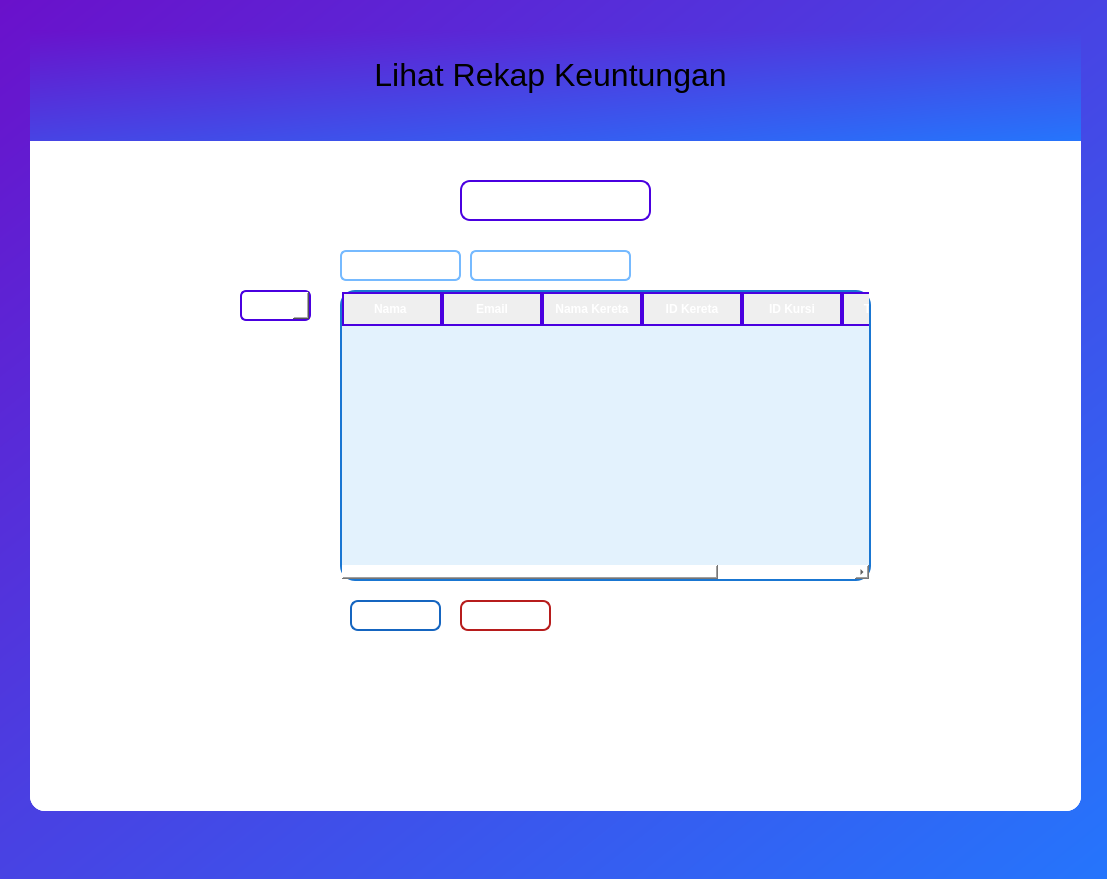
<?xml version="1.0" encoding="UTF-8"?>
<ui version="4.0">
 <class>detail_RekapKeuntungan</class>
 <widget class="QMainWindow" name="detail_RekapKeuntungan">
  <property name="geometry">
   <rect>
    <x>0</x>
    <y>0</y>
    <width>1107</width>
    <height>879</height>
   </rect>
  </property>
  <property name="windowTitle">
   <string>Dashboard SAKAPEUNG</string>
  </property>
  <property name="styleSheet">
   <string notr="true">background: qlineargradient(x1:0, y1:0, x2:1, y2:1, stop:0 #6a11cb, stop:1 #2575fc);
</string>
  </property>
  <widget class="QWidget" name="centralwidget">
   <widget class="QFrame" name="frame_utama">
    <property name="geometry">
     <rect>
      <x>30</x>
      <y>30</y>
      <width>1051</width>
      <height>781</height>
     </rect>
    </property>
    <property name="styleSheet">
     <string notr="true">background-color: rgba(255, 255, 255, 180); /* Transparansi */
border-radius: 15px; /* Membuat sudut melengkung */</string>
    </property>
    <property name="frameShape">
     <enum>QFrame::StyledPanel</enum>
    </property>
    <property name="frameShadow">
     <enum>QFrame::Raised</enum>
    </property>
    <widget class="QStackedWidget" name="stackedWidget">
     <property name="geometry">
      <rect>
       <x>0</x>
       <y>0</y>
       <width>1051</width>
       <height>781</height>
      </rect>
     </property>
     <property name="styleSheet">
      <string notr="true">background : white;</string>
     </property>
     <property name="frameShape">
      <enum>QFrame::Box</enum>
     </property>
     <property name="frameShadow">
      <enum>QFrame::Plain</enum>
     </property>
     <property name="currentIndex">
      <number>2</number>
     </property>
     <widget class="QWidget" name="admin">
      <widget class="QTextEdit" name="home_admin">
       <property name="geometry">
        <rect>
         <x>10</x>
         <y>120</y>
         <width>791</width>
         <height>651</height>
        </rect>
       </property>
       <property name="html">
        <string>&lt;!DOCTYPE HTML PUBLIC &quot;-//W3C//DTD HTML 4.0//EN&quot; &quot;http://www.w3.org/TR/REC-html40/strict.dtd&quot;&gt;
&lt;html&gt;&lt;head&gt;&lt;meta name=&quot;qrichtext&quot; content=&quot;1&quot; /&gt;&lt;style type=&quot;text/css&quot;&gt;
p, li { white-space: pre-wrap; }
&lt;/style&gt;&lt;/head&gt;&lt;body style=&quot; font-family:'MS Shell Dlg 2'; font-size:8pt; font-weight:400; font-style:normal;&quot;&gt;
&lt;p style=&quot; margin-top:0px; margin-bottom:0px; margin-left:0px; margin-right:0px; -qt-block-indent:0; text-indent:0px;&quot;&gt;&lt;span style=&quot; font-size:7.8pt;&quot;&gt;Ini adalah dashbiard admin&lt;/span&gt;&lt;/p&gt;&lt;/body&gt;&lt;/html&gt;</string>
       </property>
      </widget>
      <widget class="QTextBrowser" name="home_title_admin">
       <property name="geometry">
        <rect>
         <x>0</x>
         <y>0</y>
         <width>811</width>
         <height>111</height>
        </rect>
       </property>
       <property name="styleSheet">
        <string notr="true">background: qlineargradient(x1:0, y1:0, x2:1, y2:1, stop:0 #6a11cb, stop:1 #2575fc);
border-radius: 0px; 
</string>
       </property>
       <property name="html">
        <string>&lt;!DOCTYPE HTML PUBLIC &quot;-//W3C//DTD HTML 4.0//EN&quot; &quot;http://www.w3.org/TR/REC-html40/strict.dtd&quot;&gt;
&lt;html&gt;&lt;head&gt;&lt;meta name=&quot;qrichtext&quot; content=&quot;1&quot; /&gt;&lt;style type=&quot;text/css&quot;&gt;
p, li { white-space: pre-wrap; }
&lt;/style&gt;&lt;/head&gt;&lt;body style=&quot; font-family:'MS Shell Dlg 2'; font-size:8pt; font-weight:400; font-style:normal;&quot;&gt;
&lt;p align=&quot;center&quot; style=&quot;-qt-paragraph-type:empty; margin-top:0px; margin-bottom:0px; margin-left:0px; margin-right:0px; -qt-block-indent:0; text-indent:0px; font-size:7.8pt;&quot;&gt;&lt;br /&gt;&lt;/p&gt;
&lt;p align=&quot;center&quot; style=&quot; margin-top:0px; margin-bottom:0px; margin-left:0px; margin-right:0px; -qt-block-indent:0; text-indent:0px;&quot;&gt;&lt;span style=&quot; font-size:6pt;&quot;&gt; &lt;/span&gt;&lt;/p&gt;
&lt;p align=&quot;center&quot; style=&quot; margin-top:0px; margin-bottom:0px; margin-left:0px; margin-right:0px; -qt-block-indent:0; text-indent:0px;&quot;&gt;&lt;span style=&quot; font-size:24pt;&quot;&gt;Dashboard Admin&lt;/span&gt;&lt;/p&gt;&lt;/body&gt;&lt;/html&gt;</string>
       </property>
      </widget>
     </widget>
     <widget class="QWidget" name="edit_jadwal_kereta">
      <widget class="QTextBrowser" name="edit_jadwal_kereta_title_admin">
       <property name="geometry">
        <rect>
         <x>0</x>
         <y>0</y>
         <width>811</width>
         <height>111</height>
        </rect>
       </property>
       <property name="styleSheet">
        <string notr="true">background: qlineargradient(x1:0, y1:0, x2:1, y2:1, stop:0 #6a11cb, stop:1 #2575fc);
border-radius: 0px; 
</string>
       </property>
       <property name="html">
        <string>&lt;!DOCTYPE HTML PUBLIC &quot;-//W3C//DTD HTML 4.0//EN&quot; &quot;http://www.w3.org/TR/REC-html40/strict.dtd&quot;&gt;
&lt;html&gt;&lt;head&gt;&lt;meta name=&quot;qrichtext&quot; content=&quot;1&quot; /&gt;&lt;style type=&quot;text/css&quot;&gt;
p, li { white-space: pre-wrap; }
&lt;/style&gt;&lt;/head&gt;&lt;body style=&quot; font-family:'MS Shell Dlg 2'; font-size:8pt; font-weight:400; font-style:normal;&quot;&gt;
&lt;p align=&quot;center&quot; style=&quot;-qt-paragraph-type:empty; margin-top:0px; margin-bottom:0px; margin-left:0px; margin-right:0px; -qt-block-indent:0; text-indent:0px; font-size:7.8pt;&quot;&gt;&lt;br /&gt;&lt;/p&gt;
&lt;p align=&quot;center&quot; style=&quot; margin-top:0px; margin-bottom:0px; margin-left:0px; margin-right:0px; -qt-block-indent:0; text-indent:0px;&quot;&gt;&lt;span style=&quot; font-size:6pt;&quot;&gt; &lt;/span&gt;&lt;/p&gt;
&lt;p align=&quot;center&quot; style=&quot; margin-top:0px; margin-bottom:0px; margin-left:0px; margin-right:0px; -qt-block-indent:0; text-indent:0px;&quot;&gt;&lt;span style=&quot; font-size:24pt;&quot;&gt;Edit Jadwal Kereta&lt;/span&gt;&lt;/p&gt;&lt;/body&gt;&lt;/html&gt;</string>
       </property>
      </widget>
      <widget class="QTextEdit" name="edit_jadwal_kereta_admin">
       <property name="geometry">
        <rect>
         <x>10</x>
         <y>120</y>
         <width>791</width>
         <height>651</height>
        </rect>
       </property>
       <property name="html">
        <string>&lt;!DOCTYPE HTML PUBLIC &quot;-//W3C//DTD HTML 4.0//EN&quot; &quot;http://www.w3.org/TR/REC-html40/strict.dtd&quot;&gt;
&lt;html&gt;&lt;head&gt;&lt;meta name=&quot;qrichtext&quot; content=&quot;1&quot; /&gt;&lt;style type=&quot;text/css&quot;&gt;
p, li { white-space: pre-wrap; }
&lt;/style&gt;&lt;/head&gt;&lt;body style=&quot; font-family:'MS Shell Dlg 2'; font-size:8pt; font-weight:400; font-style:normal;&quot;&gt;
&lt;p style=&quot; margin-top:0px; margin-bottom:0px; margin-left:0px; margin-right:0px; -qt-block-indent:0; text-indent:0px;&quot;&gt;&lt;span style=&quot; font-size:7.8pt;&quot;&gt;Ini adalah menu edit jadwal kereta&lt;/span&gt;&lt;/p&gt;&lt;/body&gt;&lt;/html&gt;</string>
       </property>
      </widget>
     </widget>
     <widget class="QWidget" name="lihat_rekap_keuntungan">
      <widget class="QTextBrowser" name="lihat_rekap_keuntungan_title_admin">
       <property name="geometry">
        <rect>
         <x>-10</x>
         <y>0</y>
         <width>1061</width>
         <height>111</height>
        </rect>
       </property>
       <property name="styleSheet">
        <string notr="true">background: qlineargradient(x1:0, y1:0, x2:1, y2:1, stop:0 #6a11cb, stop:1 #2575fc);
border-radius: 0px;
</string>
       </property>
       <property name="html">
        <string>&lt;!DOCTYPE HTML PUBLIC &quot;-//W3C//DTD HTML 4.0//EN&quot; &quot;http://www.w3.org/TR/REC-html40/strict.dtd&quot;&gt;
&lt;html&gt;&lt;head&gt;&lt;meta name=&quot;qrichtext&quot; content=&quot;1&quot; /&gt;&lt;style type=&quot;text/css&quot;&gt;
p, li { white-space: pre-wrap; }
&lt;/style&gt;&lt;/head&gt;&lt;body style=&quot; font-family:'MS Shell Dlg 2'; font-size:8pt; font-weight:400; font-style:normal;&quot;&gt;
&lt;p align=&quot;center&quot; style=&quot;-qt-paragraph-type:empty; margin-top:0px; margin-bottom:0px; margin-left:0px; margin-right:0px; -qt-block-indent:0; text-indent:0px; font-size:7.8pt;&quot;&gt;&lt;br /&gt;&lt;/p&gt;
&lt;p align=&quot;center&quot; style=&quot; margin-top:0px; margin-bottom:0px; margin-left:0px; margin-right:0px; -qt-block-indent:0; text-indent:0px;&quot;&gt;&lt;span style=&quot; font-size:6pt;&quot;&gt; &lt;/span&gt;&lt;/p&gt;
&lt;p align=&quot;center&quot; style=&quot; margin-top:0px; margin-bottom:0px; margin-left:0px; margin-right:0px; -qt-block-indent:0; text-indent:0px;&quot;&gt;&lt;span style=&quot; font-size:24pt;&quot;&gt;Lihat Rekap Keuntungan&lt;/span&gt;&lt;/p&gt;&lt;/body&gt;&lt;/html&gt;</string>
       </property>
      </widget>
      <widget class="QComboBox" name="combo_filter_rekap">
       <property name="geometry">
        <rect>
         <x>210</x>
         <y>260</y>
         <width>71</width>
         <height>31</height>
        </rect>
       </property>
       <property name="styleSheet">
        <string notr="true">#combo_filter_rekap {
    font-size: 10px;
    font-weight: bold;
    color: #ffffff;
    background: qlineargradient(spread:pad, x1:0, y1:0, x2:1, y2:1, 
                                stop:0 #6a11cb, stop:1 #2575fc);
    padding: 5px;
    border-radius: 6px;
    border: 2px solid #4a00e0;
    selection-background-color: #4a00e0;
}

/* Dropdown list */
QComboBox QAbstractItemView {
    background-color: #6a11cb;
    color: white;
    selection-background-color: #2575fc;
    border: 1px solid #4a00e0;
    padding: 5px;
}

/* Saat hover */
#combo_filter_rekap:hover {
    background: qlineargradient(spread:pad, x1:0, y1:0, x2:1, y2:1, 
                                stop:0 #4a00e0, stop:1 #6a11cb);
}

/* Saat ditekan */
#combo_filter_rekap:on {
    background: #4a00e0;
    color: #ffffff;
}
</string>
       </property>
       <item>
        <property name="text">
         <string>Harian</string>
        </property>
       </item>
       <item>
        <property name="text">
         <string>Mingguan</string>
        </property>
       </item>
       <item>
        <property name="text">
         <string>Bulanan</string>
        </property>
       </item>
       <item>
        <property name="text">
         <string>Tahunan</string>
        </property>
       </item>
      </widget>
      <widget class="QLabel" name="label">
       <property name="geometry">
        <rect>
         <x>430</x>
         <y>150</y>
         <width>191</width>
         <height>41</height>
        </rect>
       </property>
       <property name="styleSheet">
        <string notr="true">/* Judul &quot;Lihat Rekap Keuntungan&quot; dengan background gradasi */
QLabel#label {
    font-size: 12px;
    font-weight: bold;
    color: white;
    background: qlineargradient(spread:pad, x1:0, y1:0, x2:1, y2:0, 
                                stop:0 #6a11cb, stop:1 #2575fc);
    padding: 12px;
    border-radius: 10px;
    text-align: center;
    border: 2px solid #4a00e0;
}</string>
       </property>
       <property name="text">
        <string>Detail Rekap Keuntungan</string>
       </property>
      </widget>
      <widget class="QTableWidget" name="table_lihat_detail_rekap_keuntungan">
       <property name="geometry">
        <rect>
         <x>310</x>
         <y>260</y>
         <width>531</width>
         <height>291</height>
        </rect>
       </property>
       <property name="styleSheet">
        <string notr="true">#table_lihat_detail_rekap_keuntungan {
    background-color: #E3F2FD; /* Biru muda pastel */
    gridline-color: #BBDEFB; /* Garis antar sel */
    border: 2px solid #1976D2; /* Border biru sedang */
    font-size: 10px;
    color: #0D47A1; /* Warna teks biru tua */
    selection-background-color: #42A5F5; /* Biru lebih cerah saat dipilih */
    selection-color: white; /* Teks putih saat dipilih */
    alternate-background-color: #FFFFFF; /* Warna sel bergantian */
}

/* Header tabel dengan gradasi */
QHeaderView::section {
    font-size: 10x;
    font-weight: bold;
    color: white;
    background: qlineargradient(spread:pad, x1:0, y1:0, x2:1, y2:0, 
                                stop:0 #6a11cb, stop:1 #2575fc);
    padding: 6px;
    border: 2px solid #4a00e0;
    text-align: center;
}

QTableCornerButton::section {
    background: qlineargradient(spread:pad, x1:0, y1:0, x2:1, y2:0, 
                                stop:0 #6a11cb, stop:1 #2575fc);
    border: 2px solid #4a00e0;
}

/* Efek hover &amp; selected */
QTableWidget::item {
    padding: 6px;
    border: none;
}

QTableWidget::item:selected {
    background-color: #42A5F5;
    color: white;
    border-radius: 4px;
}
/* Scrollbar Custom */
QScrollBar:vertical {
    border: none;
    background: #E3F2FD;
    width: 10px;
    margin: 2px 0 2px 0;
}

QScrollBar::handle:vertical {
    background: #1976D2;
    min-height: 20px;
    border-radius: 5px;
}

QScrollBar::add-line:vertical, 
QScrollBar::sub-line:vertical {
    border: none;
    background: none;
}


</string>
       </property>
       <column>
        <property name="text">
         <string>Nama </string>
        </property>
       </column>
       <column>
        <property name="text">
         <string>Email</string>
        </property>
       </column>
       <column>
        <property name="text">
         <string>Nama Kereta</string>
        </property>
       </column>
       <column>
        <property name="text">
         <string>ID Kereta</string>
        </property>
       </column>
       <column>
        <property name="text">
         <string>ID Kursi</string>
        </property>
       </column>
       <column>
        <property name="text">
         <string>Total Tarif</string>
        </property>
       </column>
       <column>
        <property name="text">
         <string>Tanggal</string>
        </property>
       </column>
      </widget>
      <widget class="QPushButton" name="button_kembali">
       <property name="geometry">
        <rect>
         <x>430</x>
         <y>570</y>
         <width>91</width>
         <height>31</height>
        </rect>
       </property>
       <property name="styleSheet">
        <string notr="true">#button_kembali {
    font-size: 12px;
    font-weight: bold;
    color: white;
    border: 2px solid #B71C1C;
    border-radius: 8px;
    padding: 6px 12px;
    background: qlineargradient(spread:pad, x1:0, y1:0, x2:1, y2:1, 
                                stop:0 #FF8A80, stop:1 #D32F2F); /* Lebih banyak merah terang */
}

/* Efek hover */
#button_kembali:hover {
    background: qlineargradient(spread:pad, x1:0, y1:0, x2:1, y2:1, 
                                stop:0 #FF5252, stop:1 #B71C1C); /* Lebih merah saat hover */
    border: 2px solid #D32F2F;
}

/* Efek tombol ditekan */
#button_kembali:pressed {
    background: qlineargradient(spread:pad, x1:0, y1:0, x2:1, y2:1, 
                                stop:0 #F44336, stop:1 #9A0007); /* Merah lebih gelap saat ditekan */
    border: 2px solid #7F0000;
}
</string>
       </property>
       <property name="text">
        <string>Kembali</string>
       </property>
      </widget>
      <widget class="QLabel" name="label_2">
       <property name="geometry">
        <rect>
         <x>310</x>
         <y>220</y>
         <width>121</width>
         <height>31</height>
        </rect>
       </property>
       <property name="styleSheet">
        <string notr="true">#label_2 {
     font-size: 10px;
    font-weight: bold;
    color: white;
    background: qlineargradient(spread:pad, x1:0, y1:0, x2:1, y2:1, 
                                stop:0 #a085ff, stop:1 #76baff);
    padding: 8px 12px;
    border-radius: 6px;
    text-align: center;
    border: 2px solid #76baff;
    box-shadow: 2px 4px 8px rgba(0, 0, 0, 0.1);
}
</string>
       </property>
       <property name="text">
        <string>Total Pemasukan:</string>
       </property>
      </widget>
      <widget class="QLabel" name="label_total_pemasukan">
       <property name="geometry">
        <rect>
         <x>440</x>
         <y>220</y>
         <width>161</width>
         <height>31</height>
        </rect>
       </property>
       <property name="styleSheet">
        <string notr="true">#label_total_pemasukan {
     font-size: 10px;
    font-weight: bold;
    color: white;
    background: qlineargradient(spread:pad, x1:0, y1:0, x2:1, y2:1, 
                                stop:0 #a085ff, stop:1 #76baff);
    padding: 8px 12px;
    border-radius: 6px;
    text-align: center;
    border: 2px solid #76baff;
    box-shadow: 2px 4px 8px rgba(0, 0, 0, 0.1);
}
</string>
       </property>
       <property name="text">
        <string>TextLabel</string>
       </property>
      </widget>
      <widget class="QPushButton" name="button_lihat_grafik">
       <property name="geometry">
        <rect>
         <x>320</x>
         <y>570</y>
         <width>91</width>
         <height>31</height>
        </rect>
       </property>
       <property name="styleSheet">
        <string notr="true">QPushButton#button_lihat_grafik {
    font-size: 10px;
    font-weight: bold;
    color: white;
    background: qlineargradient(spread:pad, x1:0, y1:0, x2:1, y2:1, 
                                stop:0 #1976D2, stop:1 #64B5F6);
    padding: 8px 12px;
    border-radius: 8px;
    border: 2px solid #1565C0;
}

/* Efek hover */
#button_lihat_grafik:hover {
    background: qlineargradient(spread:pad, x1:0, y1:0, x2:1, y2:1, 
                                stop:0 #1565C0, stop:1 #42A5F5);
}

/* Efek tombol ditekan */
#button_lihat_grafik:pressed {
    background: qlineargradient(spread:pad, x1:0, y1:0, x2:1, y2:1, 
                                stop:0 #F44336, stop:1 #9A0007); /* Merah lebih gelap saat ditekan */
    border: 2px solid #7F0000;
}
</string>
       </property>
       <property name="text">
        <string>Lihat Grafik</string>
       </property>
      </widget>
     </widget>
    </widget>
    <widget class="QTextBrowser" name="sakapeung">
     <property name="geometry">
      <rect>
       <x>10</x>
       <y>30</y>
       <width>251</width>
       <height>71</height>
      </rect>
     </property>
     <property name="styleSheet">
      <string notr="true">  background: transparent;</string>
     </property>
     <property name="html">
      <string>&lt;!DOCTYPE HTML PUBLIC &quot;-//W3C//DTD HTML 4.0//EN&quot; &quot;http://www.w3.org/TR/REC-html40/strict.dtd&quot;&gt;
&lt;html&gt;&lt;head&gt;&lt;meta name=&quot;qrichtext&quot; content=&quot;1&quot; /&gt;&lt;style type=&quot;text/css&quot;&gt;
p, li { white-space: pre-wrap; }
&lt;/style&gt;&lt;/head&gt;&lt;body style=&quot; font-family:'MS Shell Dlg 2'; font-size:8pt; font-weight:400; font-style:normal;&quot;&gt;
&lt;p style=&quot; margin-top:0px; margin-bottom:0px; margin-left:0px; margin-right:0px; -qt-block-indent:0; text-indent:0px;&quot;&gt;&lt;span style=&quot; font-size:22pt;&quot;&gt;SAKAPEUNG&lt;/span&gt;&lt;/p&gt;
&lt;p style=&quot;-qt-paragraph-type:empty; margin-top:0px; margin-bottom:0px; margin-left:0px; margin-right:0px; -qt-block-indent:0; text-indent:0px; font-size:22pt;&quot;&gt;&lt;br /&gt;&lt;/p&gt;&lt;/body&gt;&lt;/html&gt;</string>
     </property>
    </widget>
    <zorder>sakapeung</zorder>
    <zorder>stackedWidget</zorder>
   </widget>
  </widget>
 </widget>
 <resources/>
 <connections/>
</ui>
